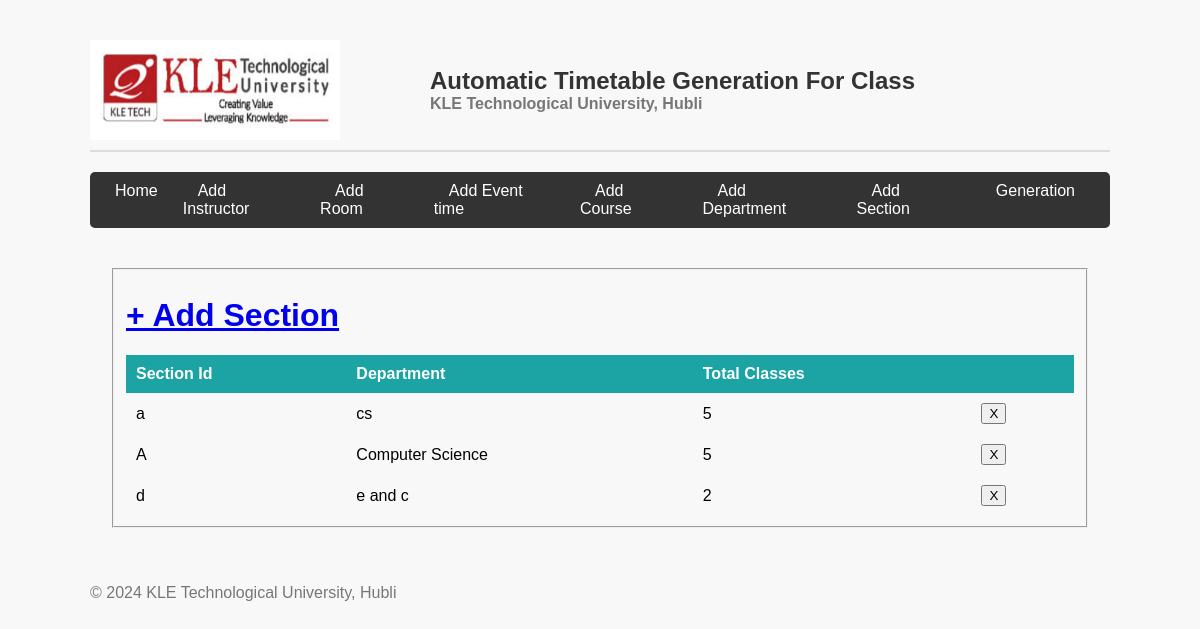
/section_list/, run on the app's committed database.
### mm1/models.py (models this page shows, shortened)
class Section(models.Model):
    section_id = models.CharField(max_length=25, primary_key=True)
    department = models.ForeignKey(Department, on_delete=models.CASCADE)
    num_class_in_week = models.IntegerField(default=0)
    course = models.ForeignKey(Course, on_delete=models.CASCADE, blank=True, null=True)
    meeting_time = models.ForeignKey(MeetingTime, on_delete=models.CASCADE, blank=True, null=True)
    room = models.ForeignKey(Room,on_delete=models.CASCADE, blank=True, null=True)
    instructor = models.ForeignKey(Instructor, on_delete=models.CASCADE, blank=True, null=True)

class Department(models.Model):
    dept_name = models.CharField(max_length=50)
    courses = models.ManyToManyField(Course)
    def __str__(self):
        return self.dept_name

### mm1/views.py (the view)
# urls.py: path('section_list/', views.section_list, name='editsection'),
def section_list(request):
    context = {
        'sections': Section.objects.all()
    }
    return render(request, 'seclist.html', context)

### templates/seclist.html (shortened to what this page needs)
{% extends 'base.html' %}
{% block content %}
{% load static %}
<fieldset class="fieldset">
    <a href="{% url 'addsection'%}"><h1 class="tablink" onclick="openPage('new')" id="defaultOpen">+ Add Section</h1></a>
    <div class="tabcontent" id="edit">
        <table class="table1">
            <thead>
            <tr class="table-headers">
            <th>Section Id</th>
            <th>Department</th>
            <th>Total Classes</th>
            <th  class="empty"></th>
            </tr>
            </thead>
            <tbody>
            {% for sec in sections %}
            <tr>
             <td>{{sec.section_id}}</td>
             <td>{{sec.department}}</td>
             <td>{{sec.num_class_in_week }}</td>
             <td class="empty">
                <form action="{% url 'deletesection' sec.section_id %}" method="post">
                        <input type="submit" value="X" class="cross">
                </form>
             </td>
             </tr>
            {% endfor %}
            </tbody>
        </table>
    </div>
</fieldset>
{% endblock %}

### static/CSS/style.css (style rules this page uses)
body { background-color: rgb(248, 248, 248); font-family: 'Arial', sans-serif; margin: 0; padding: 0; }
.table1 { width: 100%; border-collapse: collapse; text-align: left; overflow: hidden; }
.table1 td, th { border-top: 0px solid #ECF0F1; padding: 10px; }
.table1 th { background-color: #1ca4a4; color: #fff; }

### data on the page
Section: section_id "a", department "cs", num_class_in_week "5"
Section: section_id "A", department "Computer Science", num_class_in_week "5"
Section: section_id "d", department "e and c", num_class_in_week "2"
